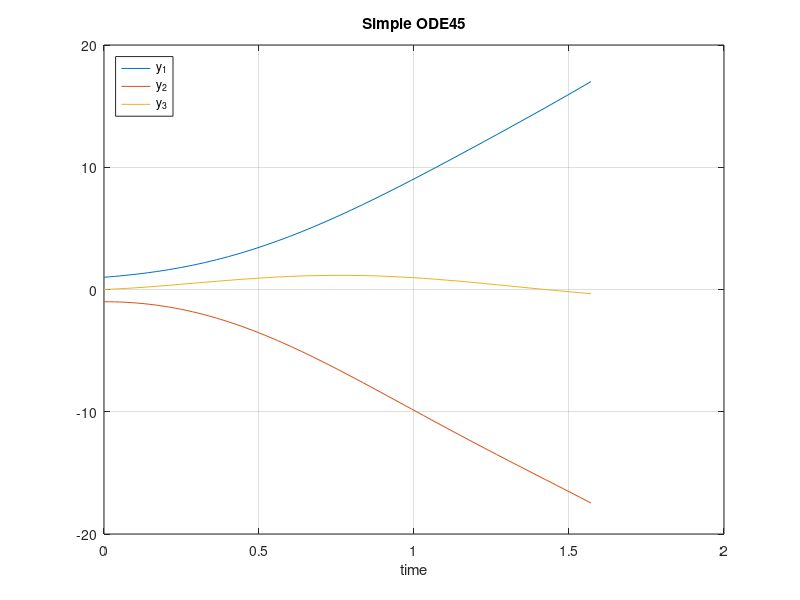

Source code (MATLAB):
function simpleode45

[tv, Yv] = ode45(@funsys, [0, pi/2], [1;-1;0]);
% plot(tv, Yv(:,1), '+', tv, Yv(:,2), 'x', tv, Yv(:,3), 'o');
plot(tv, Yv);
hold
grid
title('Simple ODE45')
% text(0.3, 14, '-+- y_1')
% text(0.3, 10, '-+- y_2')
% text(0.3, -12, '-+- y_3')
xlabel('time')
legend('y_1', 'y_2', 'y_3', 'Location', 'northwest')
hold off

function Fv = funsys(t, Y)
  Fv(1,1) = 2*Y(1) + Y(2) + 5*Y(3) + exp(-2*t);
  Fv(2,1) = -3*Y(1) - 2*Y(2) - 8*Y(3) + 2*exp(-2*t) - cos(3*t);
  Fv(3,1) = 3*Y(1) + 3*Y(2) + 2*Y(3) + cos(3*t);
